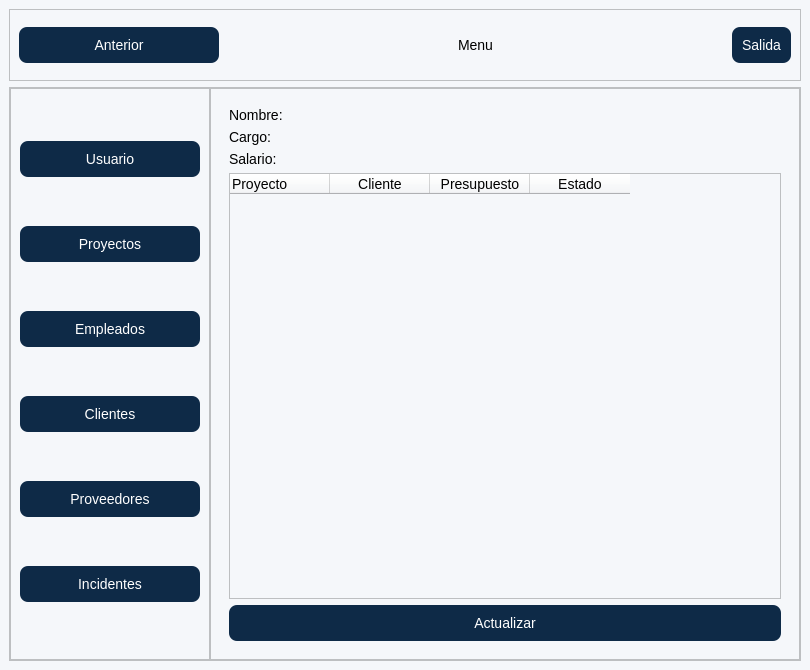
<?xml version="1.0" encoding="UTF-8"?>
<ui version="4.0">
 <class>Menu</class>
 <widget class="QMainWindow" name="Menu">
  <property name="geometry">
   <rect>
    <x>0</x>
    <y>0</y>
    <width>810</width>
    <height>670</height>
   </rect>
  </property>
  <property name="minimumSize">
   <size>
    <width>800</width>
    <height>650</height>
   </size>
  </property>
  <property name="windowTitle">
   <string>Menu</string>
  </property>
  <property name="styleSheet">
   <string notr="true">/* ====== Estilo general ===== */
QWidget {
    background: #f5f7fa;
    font-family: Segoe UI, sans-serif;
    font-size: 14px;
}

/* ====== Menú lateral ===== */
#menuLateral {
    background-color: #0e2a47;
    border-radius: 10px;
}

#menuLateral QPushButton {
    background-color: transparent;
    color: white;
    padding: 12px;
    text-align: left;
    border: none;
    border-radius: 8px;
}

#menuLateral QPushButton:hover {
    background-color: #163c63;
}

#menuLateral QPushButton:checked {
    background-color: #1a4f85;
}

/* ====== Botones principales ===== */
QPushButton {
    background-color: #0e2a47;
    color: white;
    padding: 10px;
    border-radius: 8px;
}

QPushButton:hover {
    background-color: #163c63;
}

QPushButton:pressed {
    background-color: #092033;
}

/* ====== Campos de texto ===== */
QLineEdit {
    border: 2px solid #d7dce2;
    padding: 6px;
    border-radius: 6px;
    background: white;
}

QLineEdit:focus {
    border: 2px solid #1a4f85;
}

/* ====== Icono de búsqueda ===== */
#btnBuscar {
    background-color: #e9eef5;
    border-radius: 6px;
    padding: 6px;
}</string>
  </property>
  <widget class="QWidget" name="centralwidget">
   <layout class="QVBoxLayout" name="verticalLayout" stretch="1,8">
    <item>
     <widget class="QFrame" name="frame_superior">
      <property name="minimumSize">
       <size>
        <width>0</width>
        <height>50</height>
       </size>
      </property>
      <property name="frameShape">
       <enum>QFrame::StyledPanel</enum>
      </property>
      <property name="frameShadow">
       <enum>QFrame::Raised</enum>
      </property>
      <layout class="QHBoxLayout" name="horizontalLayout">
       <item>
        <widget class="QPushButton" name="boton_anterior">
         <property name="minimumSize">
          <size>
           <width>200</width>
           <height>35</height>
          </size>
         </property>
         <property name="text">
          <string>Anterior</string>
         </property>
         <property name="icon">
          <iconset>
           <normaloff>imagenes/cursor.png</normaloff>imagenes/cursor.png</iconset>
         </property>
         <property name="iconSize">
          <size>
           <width>32</width>
           <height>32</height>
          </size>
         </property>
        </widget>
       </item>
       <item>
        <spacer name="horizontalSpacer">
         <property name="orientation">
          <enum>Qt::Horizontal</enum>
         </property>
         <property name="sizeHint" stdset="0">
          <size>
           <width>98</width>
           <height>20</height>
          </size>
         </property>
        </spacer>
       </item>
       <item>
        <widget class="QLabel" name="label">
         <property name="styleSheet">
          <string notr="true">/* ====== Estilo general ===== */
QWidget {
    background: #f5f7fa;
    font-family: Segoe UI, sans-serif;
    font-size: 14px;
}

/* ====== Menú lateral ===== */
#menuLateral {
    background-color: #0e2a47;
    border-radius: 10px;
}

#menuLateral QPushButton {
    background-color: transparent;
    color: white;
    padding: 12px;
    text-align: left;
    border: none;
    border-radius: 8px;
}

#menuLateral QPushButton:hover {
    background-color: #163c63;
}

#menuLateral QPushButton:checked {
    background-color: #1a4f85;
}

/* ====== Botones principales ===== */
QPushButton {
    background-color: #0e2a47;
    color: white;
    padding: 10px;
    border-radius: 8px;
}

QPushButton:hover {
    background-color: #163c63;
}

QPushButton:pressed {
    background-color: #092033;
}

/* ====== Campos de texto ===== */
QLineEdit {
    border: 2px solid #d7dce2;
    padding: 6px;
    border-radius: 6px;
    background: white;
}

QLineEdit:focus {
    border: 2px solid #1a4f85;
}

/* ====== Icono de búsqueda ===== */
#btnBuscar {
    background-color: #e9eef5;
    border-radius: 6px;
    padding: 6px;
}</string>
         </property>
         <property name="text">
          <string>Menu</string>
         </property>
        </widget>
       </item>
       <item>
        <spacer name="horizontalSpacer_2">
         <property name="orientation">
          <enum>Qt::Horizontal</enum>
         </property>
         <property name="sizeHint" stdset="0">
          <size>
           <width>99</width>
           <height>20</height>
          </size>
         </property>
        </spacer>
       </item>
       <item>
        <widget class="QPushButton" name="boton_salida">
         <property name="minimumSize">
          <size>
           <width>0</width>
           <height>35</height>
          </size>
         </property>
         <property name="text">
          <string>Salida</string>
         </property>
         <property name="icon">
          <iconset>
           <normaloff>imagenes/salir.png</normaloff>imagenes/salir.png</iconset>
         </property>
         <property name="iconSize">
          <size>
           <width>32</width>
           <height>32</height>
          </size>
         </property>
        </widget>
       </item>
      </layout>
     </widget>
    </item>
    <item>
     <widget class="QFrame" name="frame_central">
      <property name="frameShape">
       <enum>QFrame::StyledPanel</enum>
      </property>
      <property name="frameShadow">
       <enum>QFrame::Raised</enum>
      </property>
      <layout class="QHBoxLayout" name="horizontalLayout_2">
       <property name="spacing">
        <number>0</number>
       </property>
       <property name="leftMargin">
        <number>0</number>
       </property>
       <property name="topMargin">
        <number>0</number>
       </property>
       <property name="rightMargin">
        <number>0</number>
       </property>
       <property name="bottomMargin">
        <number>0</number>
       </property>
       <item>
        <widget class="QFrame" name="frame_lateral">
         <property name="minimumSize">
          <size>
           <width>200</width>
           <height>0</height>
          </size>
         </property>
         <property name="maximumSize">
          <size>
           <width>0</width>
           <height>16777215</height>
          </size>
         </property>
         <property name="frameShape">
          <enum>QFrame::StyledPanel</enum>
         </property>
         <property name="frameShadow">
          <enum>QFrame::Raised</enum>
         </property>
         <layout class="QGridLayout" name="gridLayout_5">
          <item row="0" column="0">
           <widget class="QPushButton" name="boton_usuario">
            <property name="text">
             <string>Usuario</string>
            </property>
            <property name="icon">
             <iconset>
              <normaloff>imagenes/user.png</normaloff>imagenes/user.png</iconset>
            </property>
            <property name="iconSize">
             <size>
              <width>32</width>
              <height>32</height>
             </size>
            </property>
           </widget>
          </item>
          <item row="3" column="0">
           <widget class="QPushButton" name="boton_clientes">
            <property name="text">
             <string>Clientes</string>
            </property>
            <property name="icon">
             <iconset>
              <normaloff>imagenes/meeting.png</normaloff>imagenes/meeting.png</iconset>
            </property>
            <property name="iconSize">
             <size>
              <width>32</width>
              <height>32</height>
             </size>
            </property>
           </widget>
          </item>
          <item row="2" column="0">
           <widget class="QPushButton" name="boton_empleados">
            <property name="text">
             <string>Empleados</string>
            </property>
            <property name="icon">
             <iconset>
              <normaloff>imagenes/business.png</normaloff>imagenes/business.png</iconset>
            </property>
            <property name="iconSize">
             <size>
              <width>32</width>
              <height>32</height>
             </size>
            </property>
           </widget>
          </item>
          <item row="4" column="0">
           <widget class="QPushButton" name="boton_proveedores">
            <property name="text">
             <string>Proveedores</string>
            </property>
            <property name="icon">
             <iconset>
              <normaloff>imagenes/maintenance.png</normaloff>imagenes/maintenance.png</iconset>
            </property>
            <property name="iconSize">
             <size>
              <width>32</width>
              <height>32</height>
             </size>
            </property>
           </widget>
          </item>
          <item row="1" column="0">
           <widget class="QPushButton" name="boton_proyectos">
            <property name="text">
             <string>Proyectos</string>
            </property>
            <property name="icon">
             <iconset>
              <normaloff>imagenes/risk-mitigation.png</normaloff>imagenes/risk-mitigation.png</iconset>
            </property>
            <property name="iconSize">
             <size>
              <width>32</width>
              <height>32</height>
             </size>
            </property>
           </widget>
          </item>
          <item row="5" column="0">
           <widget class="QPushButton" name="boton_incidentes">
            <property name="text">
             <string>Incidentes</string>
            </property>
            <property name="icon">
             <iconset>
              <normaloff>imagenes/patient.png</normaloff>imagenes/patient.png</iconset>
            </property>
            <property name="iconSize">
             <size>
              <width>32</width>
              <height>32</height>
             </size>
            </property>
           </widget>
          </item>
         </layout>
        </widget>
       </item>
       <item>
        <widget class="QFrame" name="frame_paginas">
         <property name="frameShape">
          <enum>QFrame::StyledPanel</enum>
         </property>
         <property name="frameShadow">
          <enum>QFrame::Raised</enum>
         </property>
         <layout class="QVBoxLayout" name="verticalLayout_3">
          <item>
           <widget class="QStackedWidget" name="stackedWidget">
            <property name="frameShadow">
             <enum>QFrame::Plain</enum>
            </property>
            <property name="currentIndex">
             <number>1</number>
            </property>
            <widget class="QWidget" name="page_incidentes">
             <layout class="QVBoxLayout" name="verticalLayout_4">
              <item>
               <widget class="QTableWidget" name="tabla_incidentes">
                <column>
                 <property name="text">
                  <string>id</string>
                 </property>
                </column>
                <column>
                 <property name="text">
                  <string>Proyecto</string>
                 </property>
                </column>
                <column>
                 <property name="text">
                  <string>Empleado</string>
                 </property>
                </column>
                <column>
                 <property name="text">
                  <string>Fecha</string>
                 </property>
                </column>
               </widget>
              </item>
              <item>
               <widget class="QPushButton" name="boton_actualizar_5">
                <property name="text">
                 <string>Actualizar</string>
                </property>
                <property name="icon">
                 <iconset>
                  <normaloff>imagenes/actualizar.png</normaloff>imagenes/actualizar.png</iconset>
                </property>
                <property name="iconSize">
                 <size>
                  <width>32</width>
                  <height>32</height>
                 </size>
                </property>
               </widget>
              </item>
             </layout>
            </widget>
            <widget class="QWidget" name="page_usuario">
             <layout class="QVBoxLayout" name="verticalLayout_5">
              <item>
               <layout class="QGridLayout" name="gridLayout">
                <item row="5" column="0">
                 <widget class="QTableWidget" name="tableWidget_2">
                  <column>
                   <property name="text">
                    <string>Proyecto</string>
                   </property>
                   <property name="textAlignment">
                    <set>AlignLeading|AlignVCenter</set>
                   </property>
                  </column>
                  <column>
                   <property name="text">
                    <string>Cliente</string>
                   </property>
                  </column>
                  <column>
                   <property name="text">
                    <string>Presupuesto</string>
                   </property>
                  </column>
                  <column>
                   <property name="text">
                    <string>Estado</string>
                   </property>
                  </column>
                 </widget>
                </item>
                <item row="2" column="0">
                 <widget class="QLabel" name="label_2">
                  <property name="text">
                   <string>Nombre: </string>
                  </property>
                 </widget>
                </item>
                <item row="3" column="0">
                 <widget class="QLabel" name="label_3">
                  <property name="text">
                   <string>Cargo:</string>
                  </property>
                 </widget>
                </item>
                <item row="4" column="0">
                 <widget class="QLabel" name="label_4">
                  <property name="text">
                   <string>Salario:</string>
                  </property>
                 </widget>
                </item>
                <item row="6" column="0">
                 <widget class="QPushButton" name="boton_actualizar_4">
                  <property name="text">
                   <string>Actualizar</string>
                  </property>
                  <property name="icon">
                   <iconset>
                    <normaloff>imagenes/actualizar.png</normaloff>imagenes/actualizar.png</iconset>
                  </property>
                  <property name="iconSize">
                   <size>
                    <width>32</width>
                    <height>32</height>
                   </size>
                  </property>
                 </widget>
                </item>
               </layout>
              </item>
             </layout>
            </widget>
            <widget class="QWidget" name="page_proyectos">
             <layout class="QVBoxLayout" name="verticalLayout_2">
              <item>
               <widget class="QLabel" name="label_5">
                <property name="sizePolicy">
                 <sizepolicy hsizetype="Expanding" vsizetype="Expanding">
                  <horstretch>0</horstretch>
                  <verstretch>0</verstretch>
                 </sizepolicy>
                </property>
                <property name="text">
                 <string/>
                </property>
                <property name="pixmap">
                 <pixmap>Construccio╠ün.png</pixmap>
                </property>
                <property name="scaledContents">
                 <bool>true</bool>
                </property>
               </widget>
              </item>
              <item>
               <widget class="QPushButton" name="pushButton">
                <property name="text">
                 <string>Ir a Proyectos</string>
                </property>
                <property name="icon">
                 <iconset>
                  <normaloff>imagenes/construccion.png</normaloff>imagenes/construccion.png</iconset>
                </property>
                <property name="iconSize">
                 <size>
                  <width>42</width>
                  <height>42</height>
                 </size>
                </property>
               </widget>
              </item>
             </layout>
            </widget>
            <widget class="QWidget" name="page_empleados">
             <layout class="QVBoxLayout" name="verticalLayout_8">
              <item>
               <widget class="QTableWidget" name="tabla_empleados">
                <column>
                 <property name="text">
                  <string>New Column</string>
                 </property>
                </column>
                <column>
                 <property name="text">
                  <string>id</string>
                 </property>
                </column>
                <column>
                 <property name="text">
                  <string>Proyecto</string>
                 </property>
                </column>
                <column>
                 <property name="text">
                  <string>Nombre</string>
                 </property>
                </column>
                <column>
                 <property name="text">
                  <string>Salario</string>
                 </property>
                </column>
               </widget>
              </item>
              <item>
               <widget class="QPushButton" name="boton_actualizar_3">
                <property name="text">
                 <string>Actualizar</string>
                </property>
                <property name="icon">
                 <iconset>
                  <normaloff>imagenes/actualizar.png</normaloff>imagenes/actualizar.png</iconset>
                </property>
                <property name="iconSize">
                 <size>
                  <width>32</width>
                  <height>32</height>
                 </size>
                </property>
               </widget>
              </item>
             </layout>
            </widget>
            <widget class="QWidget" name="page_clientes">
             <layout class="QVBoxLayout" name="verticalLayout_9">
              <item>
               <widget class="QTableWidget" name="tabla_clientes">
                <column>
                 <property name="text">
                  <string>id</string>
                 </property>
                </column>
                <column>
                 <property name="text">
                  <string>Nombre</string>
                 </property>
                </column>
                <column>
                 <property name="text">
                  <string>Telefono</string>
                 </property>
                </column>
                <column>
                 <property name="text">
                  <string>Direccion</string>
                 </property>
                </column>
               </widget>
              </item>
              <item>
               <widget class="QPushButton" name="boton_actualizar_2">
                <property name="text">
                 <string>Actualizar</string>
                </property>
                <property name="icon">
                 <iconset>
                  <normaloff>imagenes/actualizar.png</normaloff>imagenes/actualizar.png</iconset>
                </property>
                <property name="iconSize">
                 <size>
                  <width>32</width>
                  <height>32</height>
                 </size>
                </property>
               </widget>
              </item>
             </layout>
            </widget>
            <widget class="QWidget" name="page_proveedores">
             <property name="font">
              <font>
               <family>Segoe UI,sans-serif</family>
               <pointsize>-1</pointsize>
              </font>
             </property>
             <layout class="QVBoxLayout" name="verticalLayout_6">
              <item>
               <widget class="QTableWidget" name="tableWidget">
                <column>
                 <property name="text">
                  <string>Nombre</string>
                 </property>
                </column>
                <column>
                 <property name="text">
                  <string>New Column</string>
                 </property>
                </column>
                <column>
                 <property name="text">
                  <string>Contacto</string>
                 </property>
                </column>
                <column>
                 <property name="text">
                  <string>Direccion</string>
                 </property>
                </column>
               </widget>
              </item>
              <item>
               <widget class="QPushButton" name="boton_actualizar">
                <property name="text">
                 <string>Actualizar</string>
                </property>
                <property name="icon">
                 <iconset>
                  <normaloff>imagenes/actualizar.png</normaloff>imagenes/actualizar.png</iconset>
                </property>
                <property name="iconSize">
                 <size>
                  <width>32</width>
                  <height>32</height>
                 </size>
                </property>
               </widget>
              </item>
             </layout>
            </widget>
           </widget>
          </item>
         </layout>
        </widget>
       </item>
      </layout>
     </widget>
    </item>
   </layout>
  </widget>
 </widget>
 <resources/>
 <connections/>
</ui>
